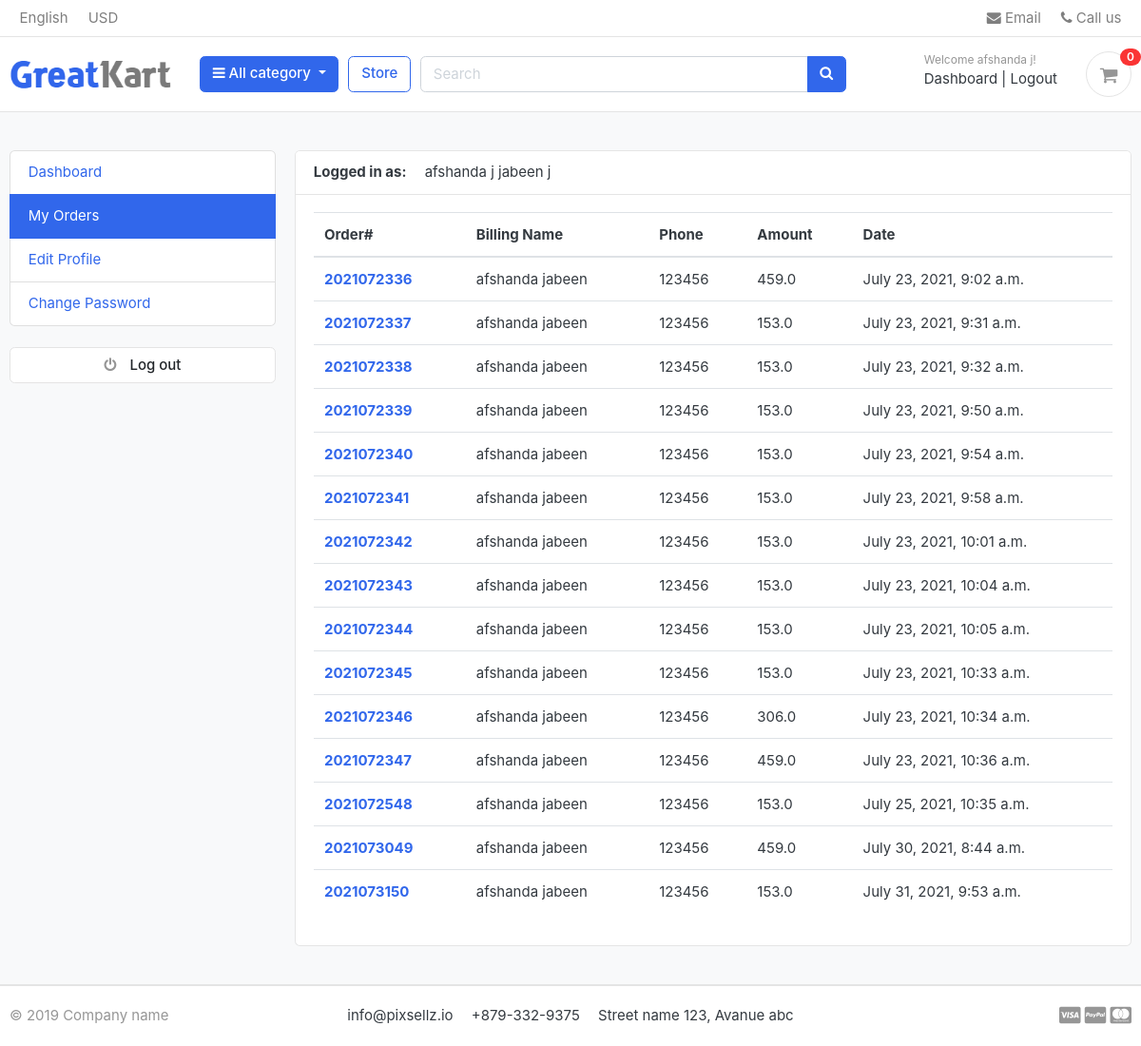
Screenshot of /account/my_orders/ (signed in) with the database file from the repository.
### account/models.py (models this page shows, shortened)
class Account(AbstractBaseUser):
    first_name      = models.CharField(max_length=50)
    last_name       = models.CharField(max_length=50)
    username        = models.CharField(max_length=50, unique=True)
    email           = models.EmailField(max_length=100, unique=True)
    phone_number    = models.CharField(max_length=50)
    date_joined     = models.DateTimeField(auto_now_add=True)
    last_login      = models.DateTimeField(auto_now_add=True)
    is_admin        = models.BooleanField(default=False)
    is_staff        = models.BooleanField(default=False)
    is_active       = models.BooleanField(default=False)
    is_superadmin   = models.BooleanField(default=False)
    USERNAME_FIELD = 'email'
    REQUIRED_FIELDS = ['username', 'first_name', 'last_name']
    objects = MyAccountManager()
    def full_name(self):
        return f'{self.first_name} {self.last_name}'

### orders/models.py (models this page shows, shortened)
class Order(models.Model):
    STATUS = (
        ('New', 'New'),
        ('Accepted', 'Accepted'),
        ('Completed', 'Completed'),
        ('Cancelled', 'Cancelled'),
    )
    user = models.ForeignKey(Account, on_delete=models.SET_NULL, null=True)
    payment = models.ForeignKey(Payment, on_delete=models.SET_NULL, blank=True, null=True)
    order_number = models.CharField(max_length=20)
    first_name = models.CharField(max_length=50)
    last_name = models.CharField(max_length=50)
    phone = models.CharField(max_length=15)
    email = models.EmailField(max_length=50)
    address_line_1 = models.CharField(max_length=50)
    address_line_2 = models.CharField(max_length=50, blank=True)
    country = models.CharField(max_length=50)
    state = models.CharField(max_length=50)
    city = models.CharField(max_length=50)
    order_note = models.CharField(max_length=100, blank=True)
    order_total = models.FloatField()
    tax = models.FloatField()
    status = models.CharField(max_length=10, choices=STATUS, default='New')
    ip = models.CharField(blank=True, max_length=20)
    is_ordered = models.BooleanField(default=False)
    created_at = models.DateTimeField(auto_now_add=True)
    updated_at = models.DateTimeField(auto_now=True)
    def full_name(self):
        return f'{self.first_name} {self.last_name}'

### account/views.py (the view)
# urls.py: path('my_orders/', views.my_orders, name="my_orders"),
def my_orders(request):
    orders = Order.objects.filter(user = request.user, is_ordered = True)
    context = {
        'orders' : orders
    }
    return render(request, 'account/my_orders.html', context)

### carts/context_processors.py (called while the page is built)
def counter(request):
    cart_count = 0
    if 'admin' in request.path:
        return {}
    else:
        cart = Cart.objects.filter(cart_id= _cart_id(request))
        if request.user.is_authenticated:
            cart_items = CartItem.objects.all().filter(user = request.user)
        else:
            cart_items = CartItem.objects.all().filter(cart = cart[:1])
        try:
            for cart_item in cart_items:
                cart_count += cart_item.qunatity
        except Cart.DoesNotExist:
            cart_count = 0
    return dict(cart_count = cart_count)

### carts/views.py (called while the page is built)
def _cart_id(request):
    cart = request.session.session_key
    if not cart:
        cart = request.session.create()
    return cart

### category/context_processors.py (called while the page is built)
def menu_links(request):
    links = models.category.objects.all()
    return dict(links = links)

### category/models.py (called while the page is built)
    def get_urls(self):
        return reverse('product-by-category', args=[self.slug])

### templates/account/my_orders.html (shortened to what this page needs)
{% extends 'base.html'%}
{% block content%}
<section class="section-conten padding-y bg">
    <div class="container">
        {% include 'includes/dashboard_sidebar.html' %}
        <main class="col-md-9">
            <article class="card">
            <header class="card-header">
                <strong class="d-inline-block mr-3">Logged in as: </strong>
                <span>{{ user.full_name }}</span>
            </header>
            <div class="card-body">
                <div class="row">
                    <div class="col-md-12">
                        <table class="table table-hover">
                            <thead>
                              <tr>
                                <th scope="col">Order#</th>
                                <th scope="col">Billing Name</th>
                                <th scope="col">Phone</th>
                                <th scope="col">Amount</th>
                                <th scope="col">Date</th>
                              </tr>
                            </thead>
                            <tbody>
                            {% for order in orders %}
                              <tr>
                                <th scope="row"><a href="{% url 'order_detail' order.order_number %}">{{order.order_number}}</a></th>
                                <td>{{order.full_name}}</td>
                                <td>{{order.phone}}</td>
                                <td>{{order.order_total}}</td>
                                <td>{{order.created_at}}</td>
                              </tr>
                            {% endfor %}
                            </tbody>
                          </table>
                    </div>
                </div>
            </div>
            </article>
        </main>
    </div>
    </div>
    </section>
{% endblock %}

### templates/includes/navbar.html (shortened to what this page needs)
{% load static %}
<header class="section-header">
    <nav class="navbar p-md-0 navbar-expand-sm navbar-light border-bottom">
    <div class="container">
      <div class="collapse navbar-collapse" id="navbarTop4">
        <ul class="navbar-nav mr-auto">
            <li class="nav-item dropdown">
                 <a href="#" class="nav-link">   English </a>
            </li>
            <li class="nav-item dropdown">
                <a href="#" class="nav-link"> USD </a>
            </li>
        </ul>
        <ul class="navbar-nav">
            <li><a href="#" class="nav-link"> <i class="fa fa-envelope"></i> Email </a></li>
            <li><a href="#" class="nav-link"> <i class="fa fa-phone"></i> Call us </a></li>
        </ul>
      </div>
    </div>
    </nav>
    <section class="header-main border-bottom">
        <div class="container">
    <div class="row align-items-center">
        <div class="col-lg-2 col-md-3 col-6">
            <a href="{% url 'index'%}" class="brand-wrap">
                <img class="logo" src="{%static './images/logo.png'%}">
            </a>
        </div>
        <div class="col-lg col-sm col-md col-6 flex-grow-0">
            <div class="category-wrap dropdown d-inline-block float-right">
                <button type="button" class="btn btn-primary dropdown-toggle" data-toggle="dropdown">
                    <i class="fa fa-bars"></i> All category
                </button>
            </div>
        </div>
        <a href="{% url 'store'%}" class="btn btn-outline-primary">Store</a>
        <div class="col-lg  col-md-6 col-sm-12 col">
            <form action="{% url 'search' %}" class="search">
                <div class="input-group w-100">
                    <input type="text" class="form-control" style="width:60%;" placeholder="Search" name="keyword">
                    <div class="input-group-append">
                      <button class="btn btn-primary" type="submit">
                        <i class="fa fa-search"></i>
                      </button>
                    </div>
                </div>
            </form>
        </div>
        <div class="col-lg-3 col-sm-6 col-8 order-2 order-lg-3">
                    <div class="d-flex justify-content-end mb-3 mb-lg-0">
                        {% if user.id is None%}
                        <div class="widget-header">
                            <small class="title text-muted">Welcome guest!</small>
                            <div>
                                <a href="{% url 'login' %}">Sign in</a> <span class="dark-transp"> | </span>
                                <a href="{% url 'register' %}"> Register</a>
                            </div>
                        </div>
                        {% else %}
                        <div class="widget-header">
                            <small class="title text-muted">Welcome {{ user.first_name }}!</small>
                            <div>
                                <a href="{% url 'dashboard' %}">Dashboard</a> <span class="dark-transp"> | </span>
                                <a href="{% url 'logout' %}"> Logout</a>
                            </div>
                        </div>
                        {% endif %}
                        <a href="{% url 'cart' %}" class="widget-header pl-3 ml-3">
                            <div class="icon icon-sm rounded-circle border"><i class="fa fa-shopping-cart"></i></div>
                            <span class="badge badge-pill badge-danger notify">{{ cart_count }}</span>
                        </a>
                    </div>
                </div>
    </div>
        </div>
    </section>
    </header>

### static/css/ui.css (style rules this page uses)
html { font-family: "Inter", sans-serif; font-size: 15px; }
.icon-xs, .icon-sm, .icon-md, .icon-lg { display: inline-block; text-align: center; flex-shrink: 0; flex-grow: 0; }
.icon-sm { width: 48px; height: 48px; line-height: 48px !important; font-size: 20px; }
.padding-y { padding-top: 40px; padding-bottom: 40px; }
article:after, .form-group:after { display: block; clear: both; content: ""; }
.bg { background-color: #f8f9fa; }
.header-main { position: relative; padding-top: 1rem; padding-bottom: 1rem; }
.brand-wrap .logo, .navbar-brand .logo { margin-right: 7px; max-height: 42px; display: inline-block; }
.widget-header { display: inline-block; vertical-align: middle; position: relative; }
.widget-header a { color: #343a40; }
.widget-header i { color: #969696; }
.widget-header .title { display: block; }
.widget-header .notify { position: absolute; top: -3px; right: -10px; }
.notify { position: absolute; top: -4px; right: -10px; display: inline-block; padding: 0.25em 0.6em; font-size: 12px; line-height: 1; text-align: center; border-radius: 3rem; color: #fff; background-color: #fa3434; }

### rows the page displays
Account: first_name "afshanda j", full_name "afshanda j jabeen j"
Order: order_number "2021072336", full_name "afshanda jabeen", phone "123456", order_total "459.0", created_at "July 23, 2021, 9:02 a.m."
Order: order_number "2021072337", full_name "afshanda jabeen", phone "123456", order_total "153.0", created_at "July 23, 2021, 9:31 a.m."
Order: order_number "2021072338", full_name "afshanda jabeen", phone "123456", order_total "153.0", created_at "July 23, 2021, 9:32 a.m."
Order: order_number "2021072339", full_name "afshanda jabeen", phone "123456", order_total "153.0", created_at "July 23, 2021, 9:50 a.m."
Order: order_number "2021072340", full_name "afshanda jabeen", phone "123456", order_total "153.0", created_at "July 23, 2021, 9:54 a.m."
Order: order_number "2021072341", full_name "afshanda jabeen", phone "123456", order_total "153.0", created_at "July 23, 2021, 9:58 a.m."
Order: order_number "2021072342", full_name "afshanda jabeen", phone "123456", order_total "153.0", created_at "July 23, 2021, 10:01 a.m."
Order: order_number "2021072343", full_name "afshanda jabeen", phone "123456", order_total "153.0", created_at "July 23, 2021, 10:04 a.m."
Order: order_number "2021072344", full_name "afshanda jabeen", phone "123456", order_total "153.0", created_at "July 23, 2021, 10:05 a.m."
Order: order_number "2021072345", full_name "afshanda jabeen", phone "123456", order_total "153.0", created_at "July 23, 2021, 10:33 a.m."
Order: order_number "2021072346", full_name "afshanda jabeen", phone "123456", order_total "306.0", created_at "July 23, 2021, 10:34 a.m."
Order: order_number "2021072347", full_name "afshanda jabeen", phone "123456", order_total "459.0", created_at "July 23, 2021, 10:36 a.m."
Order: order_number "2021072548", full_name "afshanda jabeen", phone "123456", order_total "153.0", created_at "July 25, 2021, 10:35 a.m."
Order: order_number "2021073049", full_name "afshanda jabeen", phone "123456", order_total "459.0", created_at "July 30, 2021, 8:44 a.m."
Order: order_number "2021073150", full_name "afshanda jabeen", phone "123456", order_total "153.0", created_at "July 31, 2021, 9:53 a.m."

### other values shown
{{ cart_count }} "0"
